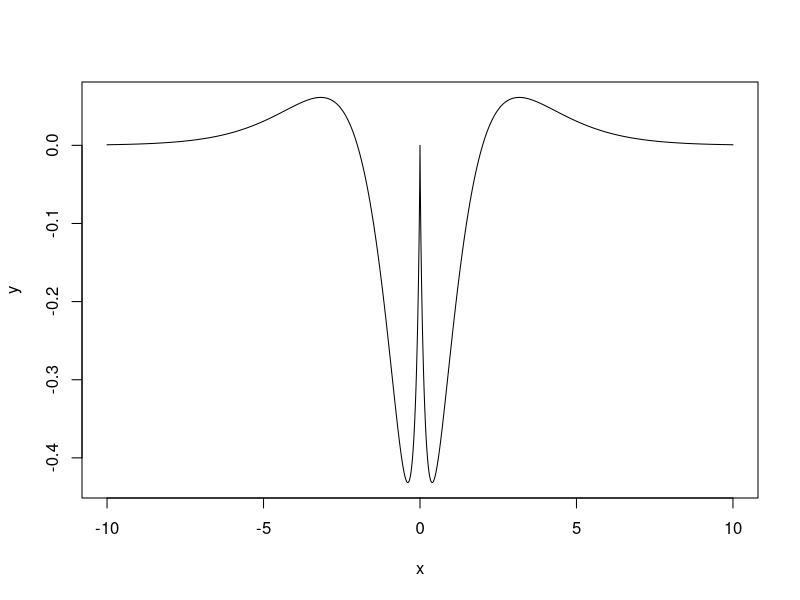

Source code (R):
## ---- chunk 1
crap <- function(){
x <- sum(ceiling(6*runif(2)))
if (x==7 | x==11){
  return("win")
} else {
  x1<-x
}
while(TRUE){
  x <- sum(ceiling(6*runif(2)))
  if (x == x1){
    return("win")
  } else if (x==7 | x==11){
    return("lose")
  }
}
}
## ---- chunk 2
set.seed(100)
replicate(3,crap())
## ---- chunk 3
findseed <- function(maxit=10000){
  seed <- 1
  ref <- c(rep("win",10))
  while(seed<maxit){
    set.seed(seed)
    results <- replicate(10,crap())
    if (identical(results,ref)){ 
      cat("seed =",seed,"\n",results,"\n")
      break 
      }
    seed <- seed+1
  }
}

findseed()
## ---- chunk 4
f <- function(x){
  if (x==0){
    f<-0
  } else {
    f <- abs(x)*log(abs(x)/2)*exp(-abs(x))
  }
  return(f)
}

x <- seq(-10, 10, by=0.01)
y<-lapply(x,f)
plot(x,y,type = "l")
## ---- chunk 5
goldensearch <- function(xc,xa=-10,xb=10,tol=1e-4){
  phi <- (1+sqrt(5))/2
  while (xb-xa > tol){
    if (xb-xc > xc-xa){
      y <- xc+(xb-xc)/(1+phi)
      if (f(y) >= f(xc)){
        xa <- xc
        xc <- y
      } else {
        xb <- y
      } 
    } else{
      y <- xc-(xc-xa)/(1+phi)
      if (f(y) >= f(xc)){
        xb <- xc
        xc <- y
      } else {
        xa <- y
      }
    }
  }
  cat("x =",y,", maxima =",f(y))
}
## ---- chunk 6
goldensearch(-5)
goldensearch(5)
## ---- chunk 7
haart <- data.frame(read.csv("haart.csv"))
# Logistic function
logistic <- function(x) 1 / (1 + exp(-x))

index <- which(!(is.na(haart$cd4baseline) | is.na(haart$weight) | is.na(haart$hemoglobin)))
x <- cbind(haart$weight[index],haart$hemoglobin[index],haart$cd4baseline[index])
y <- haart$death[index]

estimate_logistic <- function(x, y, MAX_ITER=10){
  n <- dim(x)[1]
  k <- dim(x)[2]
  x <- as.matrix(cbind(rep(1, n), x))
  y <- as.matrix(y)
  theta <- rep(0, k+1)
  J <- rep(0, MAX_ITER)
  
  for (i in 1:MAX_ITER){
    z <- x %*% theta
    h <- logistic(z)
    grad <- t((1/n)*x) %*% as.matrix(h - y)
    H <- t((1/n)*x) %*% diag(array(h)) %*% diag(array(1-h)) %*% x
    J[i] <- (1/n) %*% sum(-y * log(h) - (1-y) * log(1-h))
    theta <- theta - solve(H) %*% grad
  }
  return(theta)
}

estimate_logistic(x, y)
## ---- chunk 8
data <- data.frame(cbind(x,y))
g <- glm(y ~ V1 + V2 + V3, data=data, family=binomial(logit))
print(g$coefficients)
## ---- chunk 9
data <- readLines("addr.txt")
addr <- data.frame(matrix(NA,nrow=length(data),ncol=7))
addr[,] <- ""
colnames(addr) <- c( "lastname", "firstname", "streetno", "streetname", "city", "state", "zip")
data1 <- strsplit(data," ")
for (i in 1:length(data)){
  tem <- unlist(data1[i])
  count <- 1
  for(j in 1:length(tem)){
    if (tem[j]!=""){
      addr[i,count]<-paste(addr[i,count],tem[j])
      if(count==3){
        count<-count+1
      } else if (count == 7) {
        break
      } else if(tem[j+1] == "") {
        count <- count+1
      }
    }
  }
}
print(addr)
